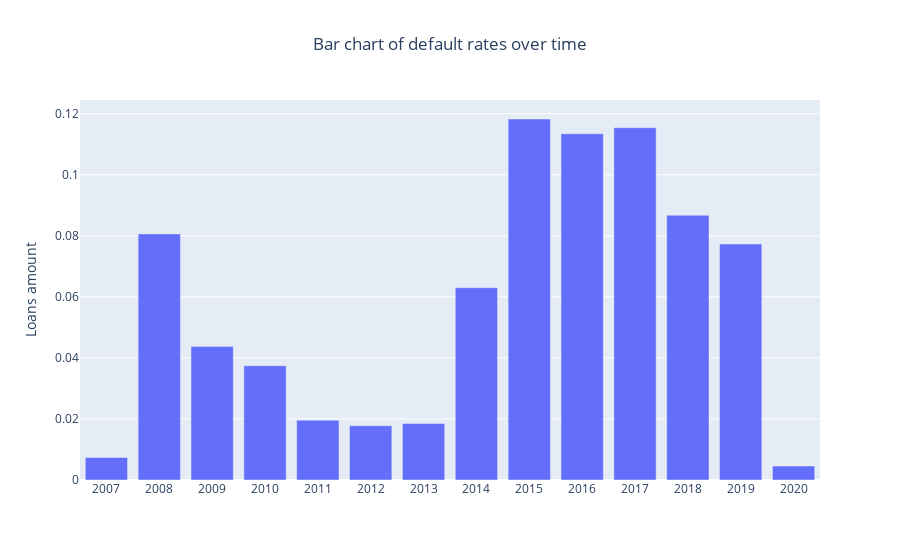

This figure's notebook cell:
### Code cell
#display bar chart of default rates over the years

bar_plots = [
    go.Bar(x=loan_perf_years['Disbursal Year'], y=loan_perf_years['Default pct'], name='Default'),
]
layout = go.Layout(
    title = go.layout.Title(text='Bar chart of default rates over time', x=0.5),
    yaxis_title = 'Loans amount'
)
fig = go.Figure(data=bar_plots, layout=layout)
fig.update_layout(barmode='stack')
fig.show()

### Figure 1 — Plotly figure (JSON) as saved in the notebook; plotly's stock layout.template omitted (floating-point values rounded to 4 significant figures)
{"data": [{"name": "Default", "type": "bar", "x": ["2007", "2008", "2009", "2010", "2011", "2012", "2013", "2014", "2015", "2016", "2017", "2018", "2019", "2020"], "y": [0.007385, 0.08061, 0.04377, 0.03743, 0.01961, 0.01777, 0.01853, 0.063, 0.1183, 0.1134, 0.1154, 0.08674, 0.07731, 0.004573]}], "layout": {"barmode": "stack", "title": {"text": "Bar chart of default rates over time", "x": 0.5}, "yaxis": {"title": {"text": "Loans amount"}}}}
